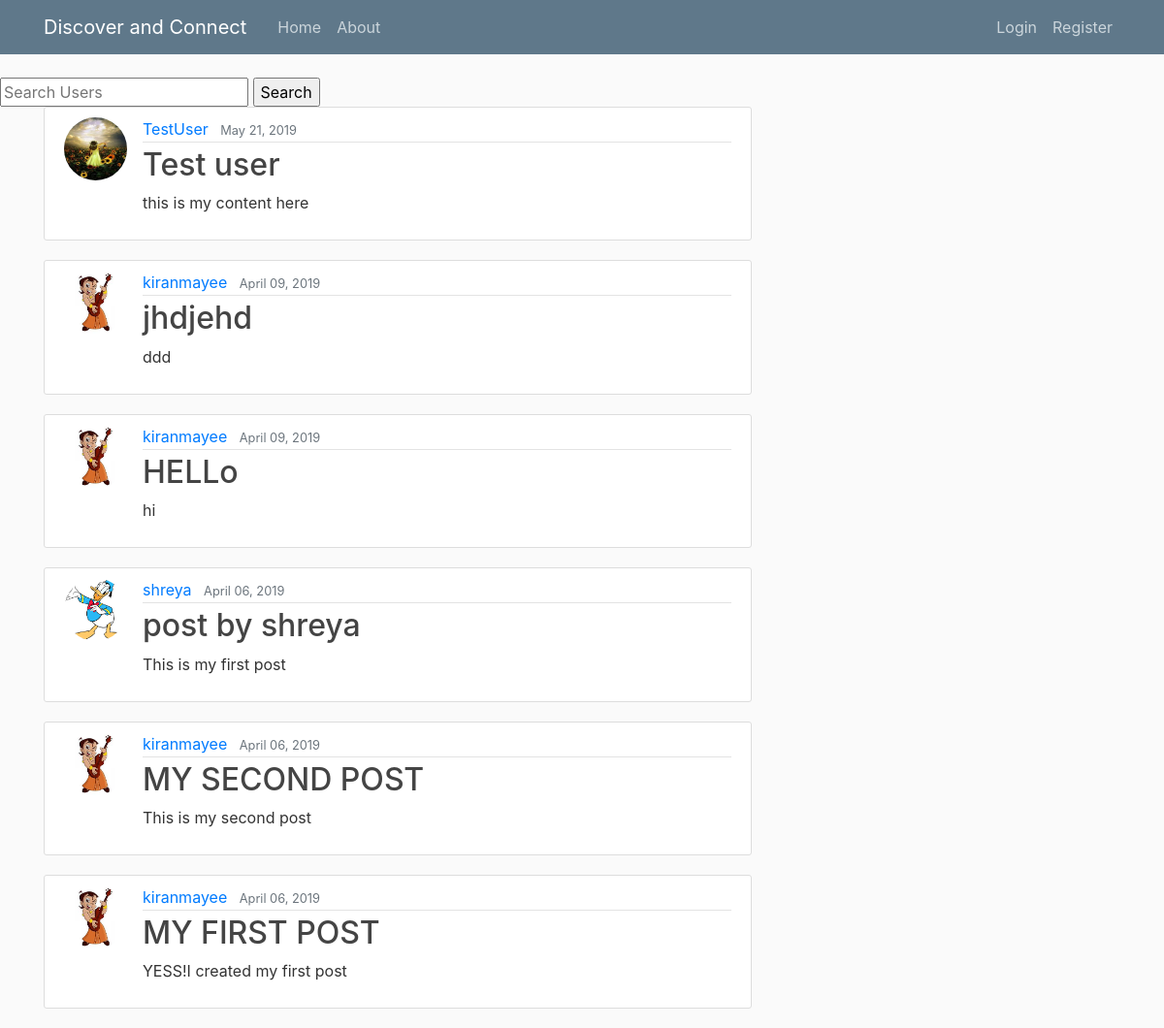
The page / on the database its author committed.
### blog/models.py (models this page shows, shortened)
class Post(models.Model):
    title = models.CharField(max_length=100)
    content = models.TextField()
    date_posted = models.DateTimeField(default=timezone.now)
    author = models.ForeignKey(User, on_delete=models.CASCADE)

### users/models.py (models this page shows, shortened)
class Profile(models.Model):
    user = models.OneToOneField(User, on_delete=models.CASCADE)
    image = models.ImageField(default='default.jpg', upload_to='profile_pics')

### blog/views.py (the view)
# urls.py: path('', PostListView.as_view(), name='blog-home'),
class PostListView(ListView):
    model = Post
    template_name = 'blog/home.html'  # <app>/<model>_<viewtype>.html
    context_object_name = 'posts'
    ordering = ['-date_posted']

### blog/templates/blog/home.html
{% extends "blog/base.html" %}
{% block content %}
    {% for post in posts %}
        <article class="media content-section">
          <img class="rounded-circle article-img" src="{{ post.author.profile.image.url }}">
          <div class="media-body">
            <div class="article-metadata">
              <a class="mr-2" href="#">{{ post.author }}</a>
              <small class="text-muted">{{ post.date_posted|date:"F d, Y" }}</small>
            </div>
            <h2><a class="article-title" href="#">{{ post.title }}</a></h2>
            <p class="article-content">{{ post.content }}</p>
          </div>
        </article>
    {% endfor %}
{% endblock content %}

### blog/templates/blog/base.html (shortened to what this page needs)
{% load static %}
<!DOCTYPE html>
<html>
<head>
    <link rel="stylesheet" href="https://maxcdn.bootstrapcdn.com/bootstrap/4.0.0/css/bootstrap.min.css">
    <link rel="stylesheet" type="text/css" href="{% static 'blog/main.css' %}">
</head>
<body>
    <header class="site-header">
      <nav class="navbar navbar-expand-md navbar-dark bg-steel fixed-top">
        <div class="container">
          <a class="navbar-brand mr-4" href="{% url 'blog-home' %}">Discover and Connect</a>
          <div class="collapse navbar-collapse" id="navbarToggle">
            <div class="navbar-nav mr-auto">
              <a class="nav-item nav-link" href="{% url 'upload' %}">Home</a>
              <a class="nav-item nav-link" href="{% url 'blog-about' %}">About</a>
            </div>
            <div class="navbar-nav">
              {% if user.is_authenticated %}
                <a class="nav-item nav-link" href="{% url 'upload-create' %}">Upload</a>
                <a class="nav-item nav-link" href="{% url 'post-create' %}">New Post</a>
                <a class="nav-item nav-link" href="{% url 'profile' %}">Profile</a>
                <a class="nav-item nav-link" href="{% url 'logout' %}">Logout</a>
              {% else %}
                <a class="nav-item nav-link" href="{% url 'login' %}">Login</a>
                <a class="nav-item nav-link" href="{% url 'register' %}">Register</a>
              {% endif %}
            </div>
          </div>
        </div>
      </nav>
        <form method='GET' action='/search'>
            <input type='text' name="u" placeholder='Search Users'/>
            <input type="submit" value="Search"/>
        </form>
    </header>
    <main role="main" class="container">
      <div class="row">
        <div class="col-md-8">
          {% block content %}{% endblock %}
        </div>
      </div>
    </main>
</body>
</html>

### blog/static/blog/main.css (style rules this page uses)
body { background: #fafafa; color: #333333; margin-top: 5rem; }
h1, h2, h3, h4, h5, h6 { color: #444444; }
.bg-steel { background-color: #5f788a; }
.site-header .navbar-nav .nav-link { color: #cbd5db; }
.content-section { background: #ffffff; padding: 10px 20px; border: 1px solid #dddddd; border-radius: 3px; margin-bottom: 20px; }
.article-title { color: #444444; }
.article-content { white-space: pre-line; }
.article-img { height: 65px; width: 65px; margin-right: 16px; }
.article-metadata { padding-bottom: 1px; margin-bottom: 4px; border-bottom: 1px solid #e3e3e3 }

### rows shown on the page
Post: author.profile.image (placeholder picture), author "TestUser", date_posted "May 21, 2019", title "Test user", content "this is my content here"
Post: author.profile.image (picture), author "kiranmayee", date_posted "April 09, 2019", title "jhdjehd", content "ddd"
Post: author.profile.image (picture), author "kiranmayee", date_posted "April 09, 2019", title "HELLo", content "hi"
Post: author.profile.image (picture), author "shreya", date_posted "April 06, 2019", title "post by shreya", content "This is my first post"
Post: author.profile.image (picture), author "kiranmayee", date_posted "April 06, 2019", title "MY SECOND POST", content "This is my second post"
Post: author.profile.image (picture), author "kiranmayee", date_posted "April 06, 2019", title "MY FIRST POST", content "YESS!I created my first post"
